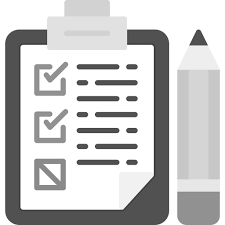
#> input picture input.png, 225 x 225 px
$ python split_image.py
#> lines starting #> are read from the running program, lines starting #| are printed output that depends on the picture; after the words box and inside, x2 and y2 are one past the last pixel; in counts of white or black regions, pixels touching at a corner belong together
# pip install opencv-python
import cv2
MIN_SIZE = 16
image = cv2.imread("input.png")
#> image is the input picture: shape (225, 225, 3); mean B, G, R 201, 200.9, 200.9
h, w, _ = image.shape
#> h = 225; w = 225
if w >= h:
    cols = 120
    rows = 100
else:
    cols = 100
    rows = 120
square_w = w / cols
#> square_w = 1.88
square_h = h / rows
#> square_h = 2.25
scale_w = 1
scale_h = 1
if square_w < MIN_SIZE:
    scale_w = (MIN_SIZE * cols) / w
#> scale_w = 8.53
if square_h < MIN_SIZE:
    scale_h = (MIN_SIZE * rows) / h
#> scale_h = 7.11
scale = max(scale_w, scale_h)
#> scale = 8.53
if scale > 1:
    new_w = int(w * scale)
#> new_w = 1920
    new_h = int(h * scale)
#> new_h = 1920
    image = cv2.resize(image, (new_w, new_h))
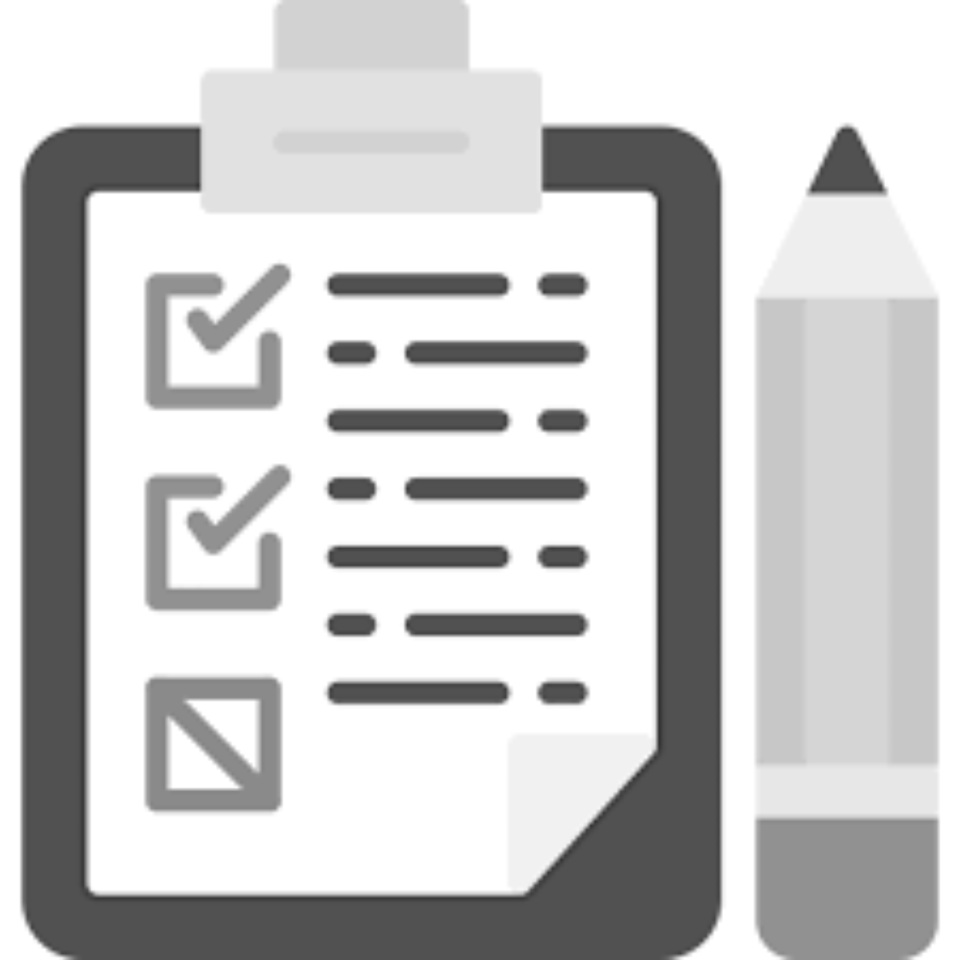
#> image: shape (1920, 1920, 3) (shown at 1/2 size); mean B, G, R 201, 200.9, 200.9
    w, h = new_w, new_h
#> w = 1920; h = 1920
square_w = w / cols
#> square_w = 16
square_h = h / rows
#> square_h = 19.2
for i in range(1, rows):
    y = int(i * square_h)
    cv2.line(image, (0, y), (w, y), (0, 0, 255), 1)
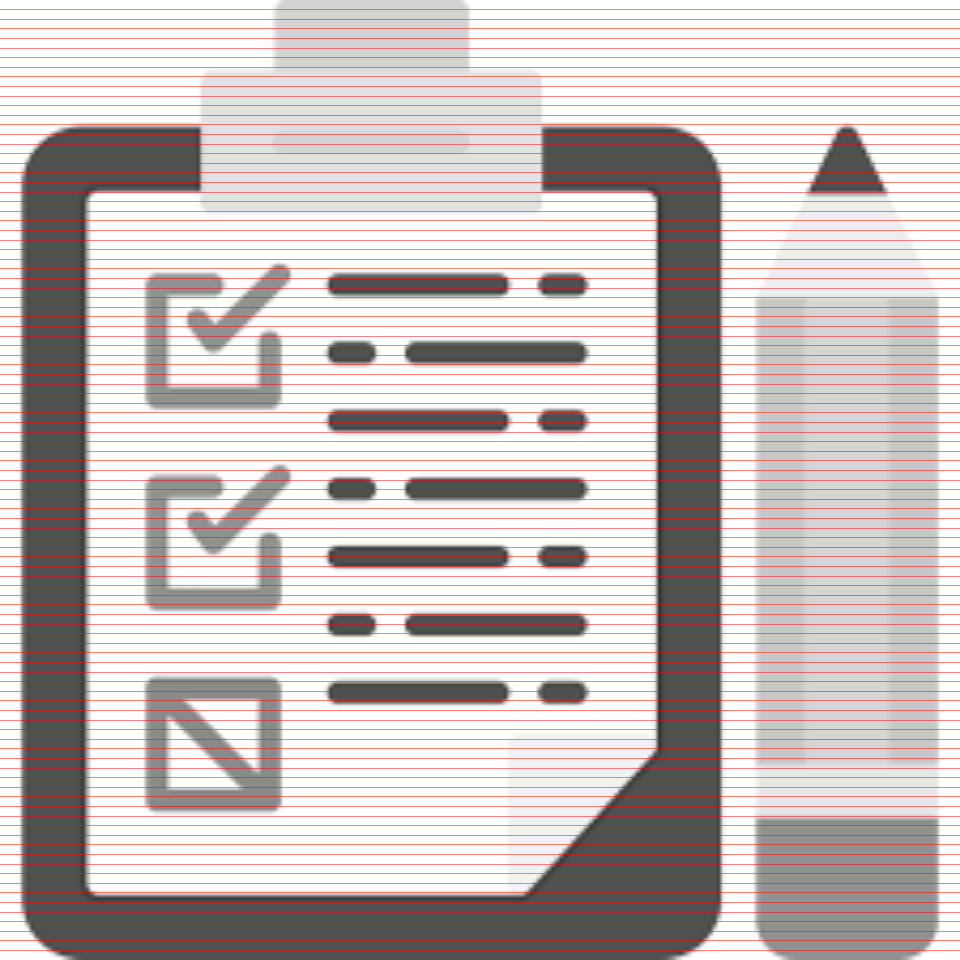
#> image: shape (1920, 1920, 3) (shown at 1/2 size); 5.16% of pixels changed, all inside (x1, y1, x2, y2) = (0, 19, 1920, 1901)
for j in range(1, cols):
    x = int(j * square_w)
    cv2.line(image, (x, 0), (x, h), (0, 0, 255), 1)
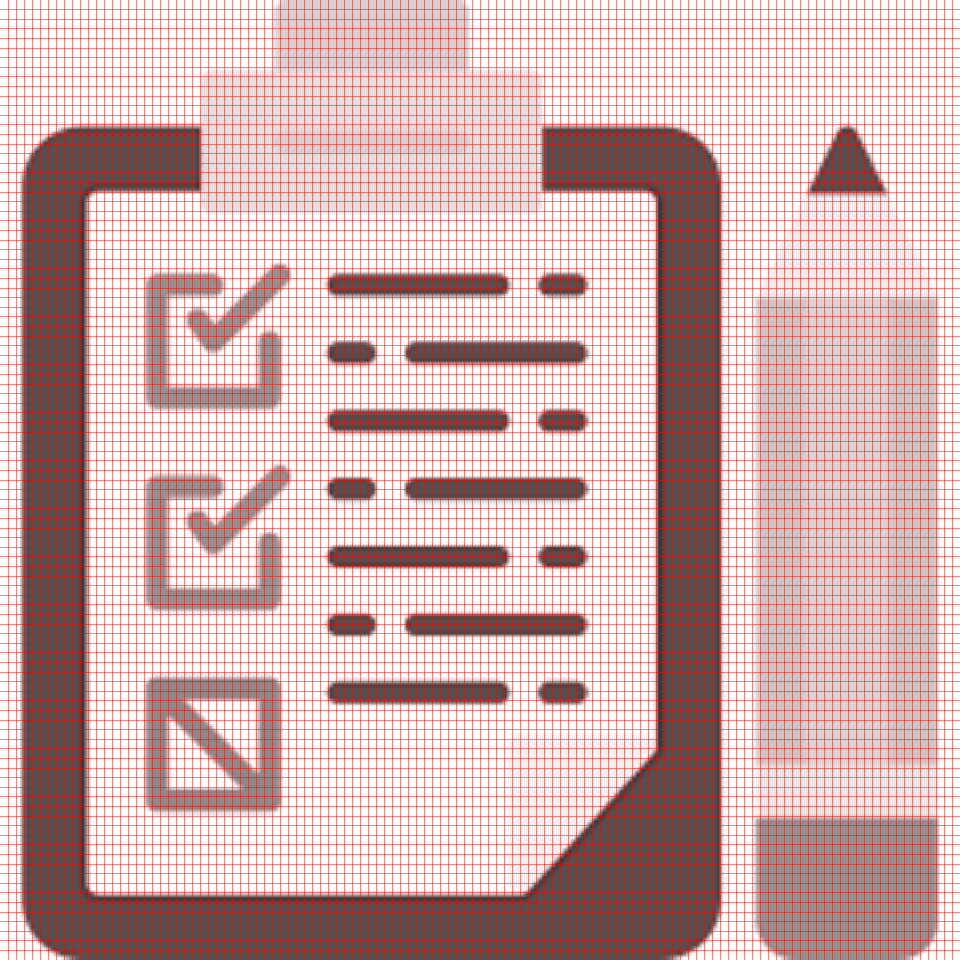
#> image: shape (1920, 1920, 3) (shown at 1/2 size); 5.88% of pixels changed, all inside (x1, y1, x2, y2) = (16, 0, 1905, 1920)
big_rows = rows // 10
big_cols = cols // 10
for i in range(1, big_rows):
    y = int(i * 10 * square_h)
    cv2.line(image, (0, y), (w, y), (0, 0, 0), 1)
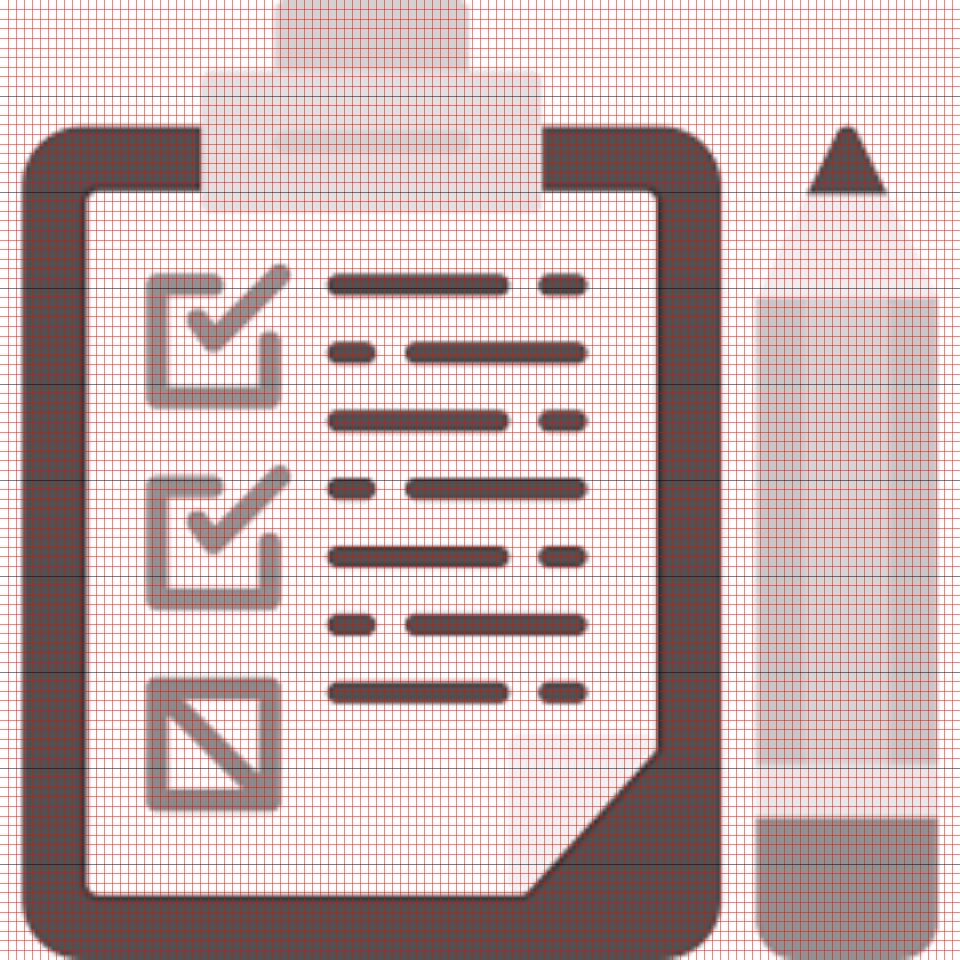
#> image: shape (1920, 1920, 3) (shown at 1/2 size); 0.47% of pixels changed, all inside (x1, y1, x2, y2) = (0, 192, 1920, 1729)
for j in range(1, big_cols):
    x = int(j * 10 * square_w)
    cv2.line(image, (x, 0), (x, h), (0, 0, 0), 1)
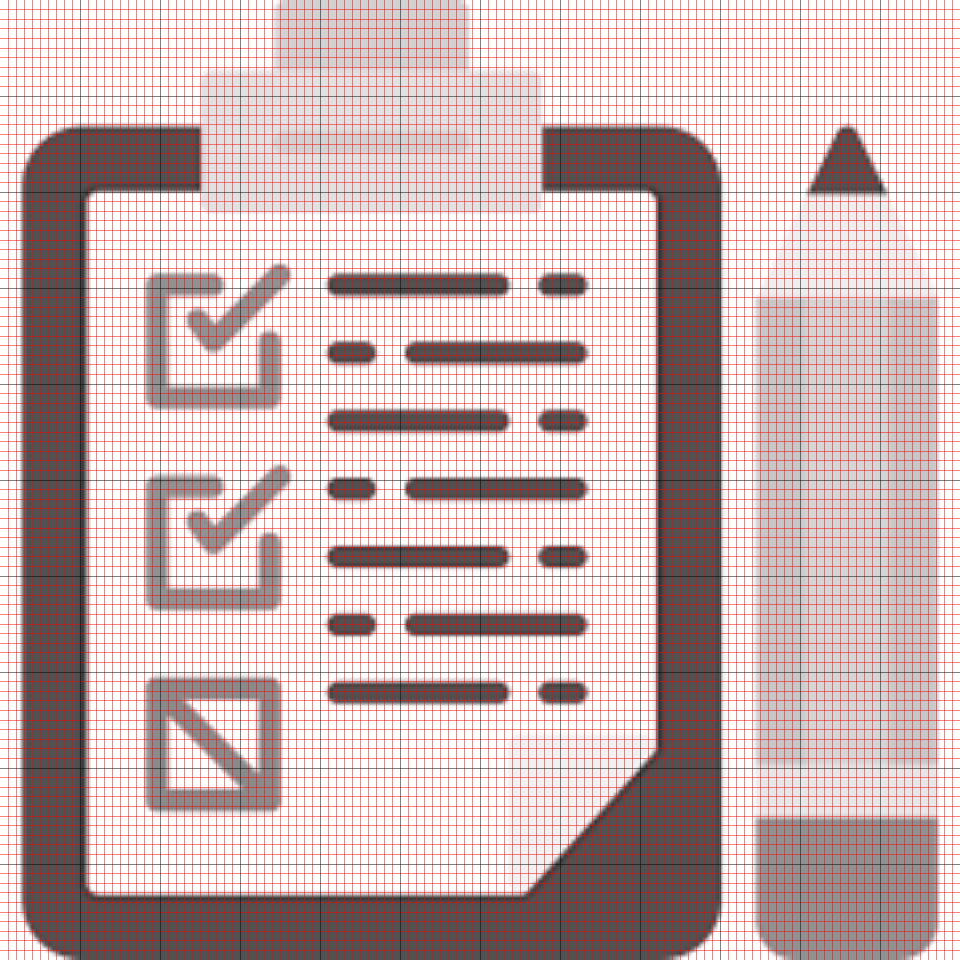
#> image: shape (1920, 1920, 3) (shown at 1/2 size); 0.57% of pixels changed, all inside (x1, y1, x2, y2) = (160, 0, 1761, 1920)
cv2.imwrite("output.jpg", image)
print('ok')
# python split_image.py input.jpg output.jpg 100 120 10 10
